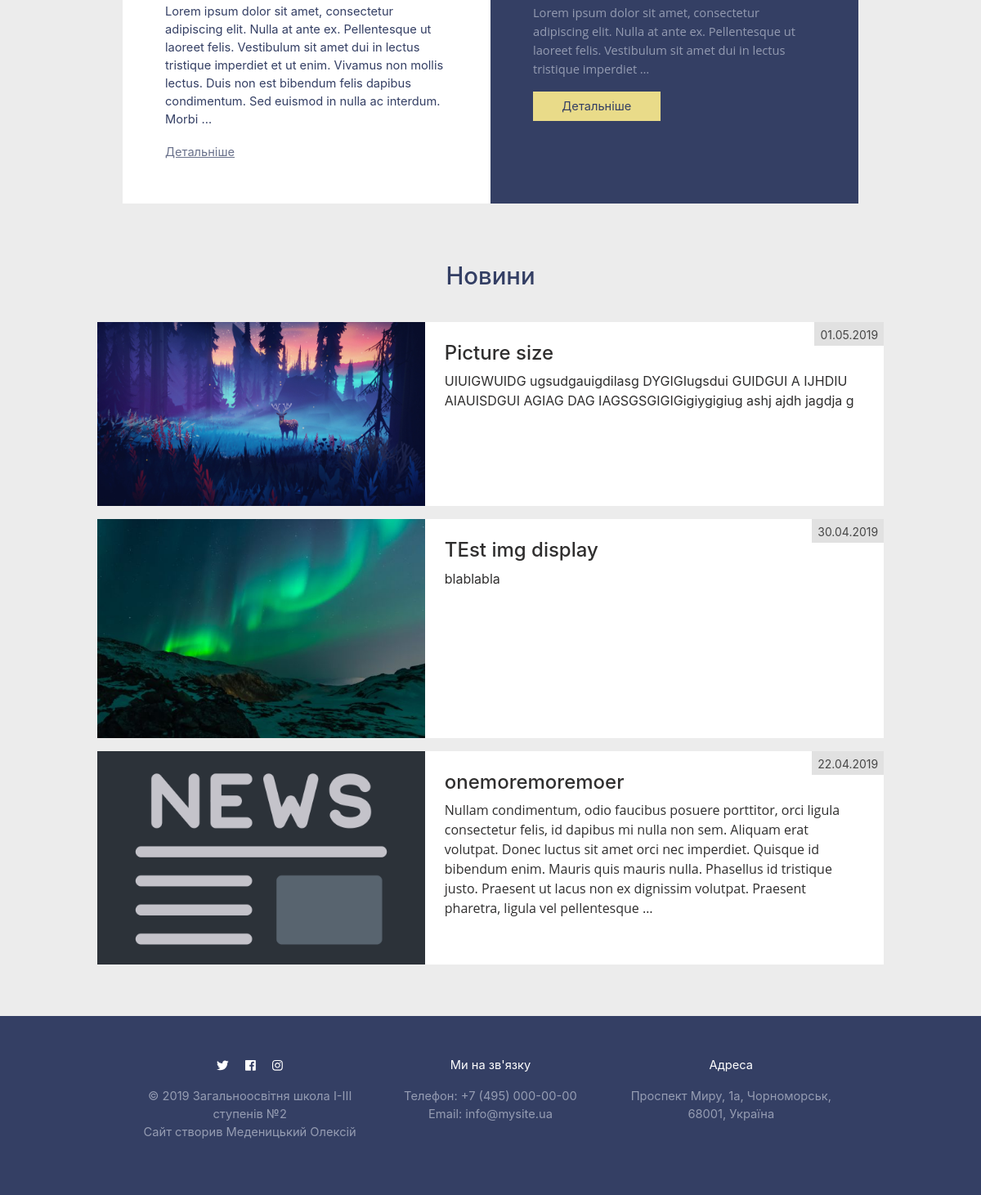
The app's page / (lower part), older data.
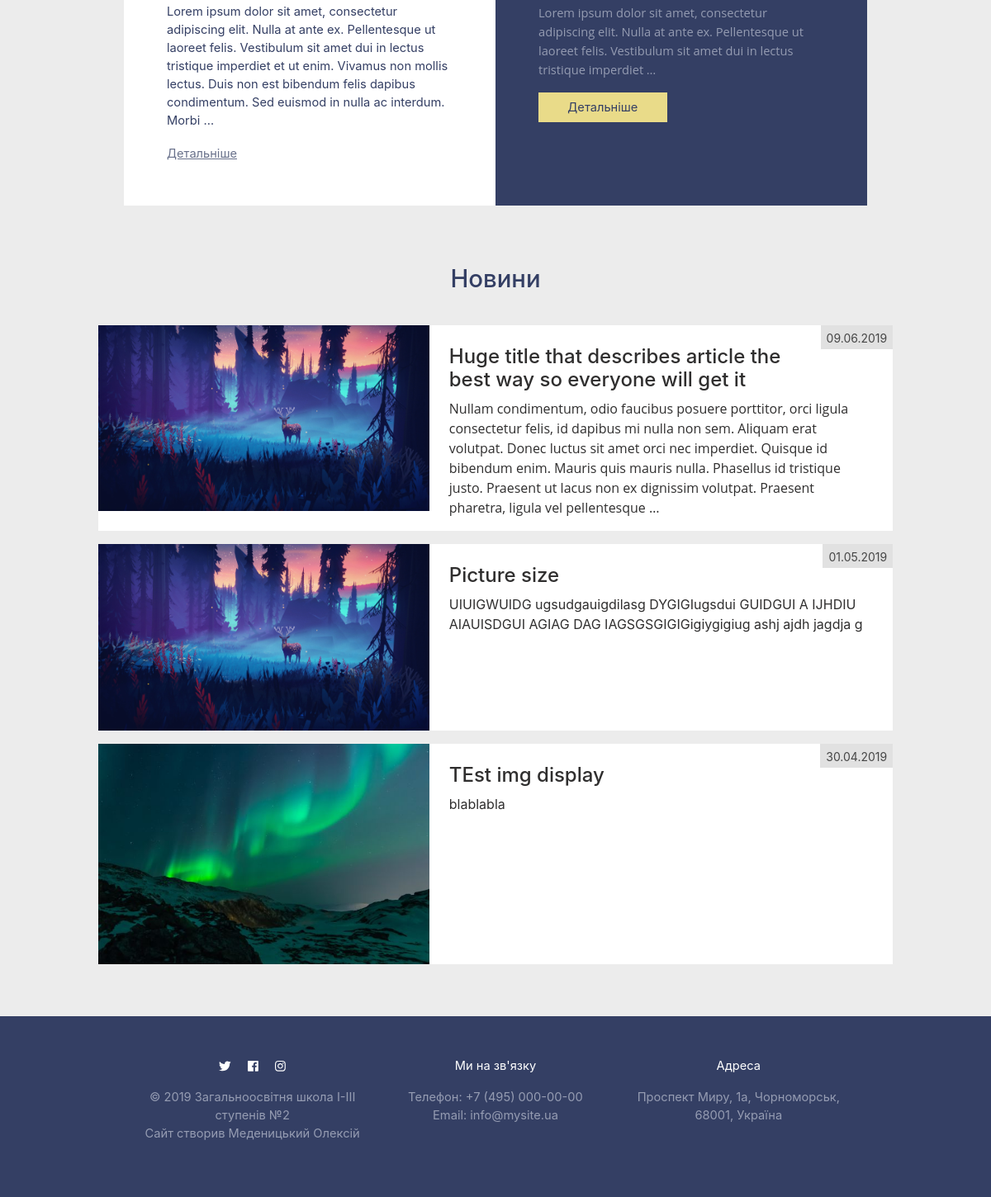
The same page, newer data.
### core/models.py (models this page shows, shortened)
class About(models.Model):
	welcome = 'welcome'
	history = 'history'
	TYPES = (
		(welcome, "welcome"),
		(history, "history"),
		)
	post_type = models.CharField(max_length=25, choices=TYPES, default=welcome)
	title = models.CharField(max_length=300)
	image = models.ImageField(default=None, upload_to='about_pics', blank=True)
	content = models.TextField()

class Event(models.Model):
	title = models.CharField(max_length=300)
	image = models.ImageField(blank=True, upload_to='event_pics')
	content = models.TextField()
	date_posted = models.DateTimeField(default=timezone.now)

class News(models.Model):
	title = models.CharField(max_length=300)
	image = models.ImageField(default='news_pics/default.png', upload_to='news_pics')
	content = models.TextField()
	date_posted = models.DateTimeField(default=timezone.now)

### core/views.py (the view)
# urls.py: path('', views.home, name='core-home'),
def home(request):
	news_list = News.objects.all().order_by('-date_posted')
	paginator = Paginator(news_list, 3)
	page = request.GET.get('page')
	pNews = paginator.get_page(page)
	event_list = Event.objects.all().order_by('-date_posted')
	paginator = Paginator(event_list, 2)
	pEvent = paginator.get_page(page)
	background_list = Background.objects.filter(page='home')
	try:
		background_home = background_list[0].image
	except:
		background_home = None
	context = {
		'events': pEvent,
		'about': About.objects.filter(post_type="welcome"),
		'news': pNews,
		'title': 'Home',
		'changebg': True,
		'background_home': background_home,
	}
	return render(request, 'core/home.html', context)

### core/templates/core/home.html (shortened to what this page needs)
{% extends 'core/base.html' %}
{% block content %}
	<div class="container-fluid content-margin">
	<div class="row justify-content-center no-gutters">
		{% if events %}
		<div class="col-md-10">
			<div class=" mb-3 bg-white">
		{% else %}
		<div class="col-md-11">
			<div class=" mb-3 bg-white shadow">
		{% endif %}
				<div class=" row no-gutters">
				{% if events %}
					<div class="col-md-6">
						<div class="p-5">
						<div class="p-1 welcome-panel">
						{% for welcome in about %}
							<div class="row no-gutters">
								<div class="col-md-12">
									<span class="welcome-preview"><p>{{ welcome.content|safe|truncatewords_html:"45" }}</p></span>
									<div class="grey-link">
										<a href="{% url 'core-about' %}" class="welcome-preview"><u>Детальніше</u></a>
									</div>
								</div>
							</div>
						{% endfor %}
						</div>
						</div>
					</div>
				{% endif %}
				{% if events %}
					<div class="col-md-6 event-panel">
						<div class="p-5">
						<div class="p-1">
							<div class="row no-gutters">
								{% for post in events %}
									<div class="col-lg-12 event-preview">
										<span class="event-text"><p>{{ post.content|safe|truncatewords_html:"24" }}</p></span><p></p>
										<a href="{% url 'event-detail' post.id %}" >
											<button class="btn rounded-0 event-more-btn" >Детальніше</button>
										</a>
										<br>
										<br>
									</div>
								{% endfor %}
							</div>
						</div>
						</div>
					</div>
				{% endif %}
				</div>
			</div>
		</div>
	</div>
	</div>
	<div class="container-fluid ">
	<div class="row row-news justify-content-center">
		<div class="col-md-12">
			<h2 align="center" class="section-title">Новини</h2><br>
		</div>
		<div class="col-md-11">
			{% for post in news %}
				<div class="  p-0 mb-3 bg-white news-preview">
					<a href="{% url 'news-detail' post.id %}">
					<div class="row no-gutters">
						<div class="col-md-5">
							<img src="{{ post.image.url }}" width=100%><br>
						</div>
						<div class="col-md-7">
							<span class="news-preview-date float-right">{{ post.date_posted|date:"d.m.Y" }}</span>
							<div class="pt-4 pr-4 pl-4 pb-3">
								<h4><span class="preview-link-highlight">{{ post.title }}</span></h4>
								<p class="mb-0">{{ post.content|safe|truncatewords_html:"50" }}</p>
							</div>
						</div>
					</div>
					</a>
				</div>
			{% endfor %}
		</div>
	</div>
	</div>
{% endblock content %}

Row changes from the older to the newer data that the page shows:
no longer on this page (row unchanged): News: image (placeholder picture), date_posted "22.04.2019", title "onemoremoremoer", content "Nullam condimentum, odio faucibus posuere porttitor, orci ligula consectetur felis, id dapibus mi nulla non sem. Aliquam erat volutpat. Donec luctus sit amet orci nec imperdiet. Quisque id bibendum enim. Mauris quis mauris nulla. Phasellus id tristique justo. Praesent ut lacus non ex dignissim volutpat. Praesent pharetra, ligula vel pellentesque …"
added News: image (picture), date_posted "09.06.2019", title "Huge title that describes article the best way so everyone will get it", content "Nullam condimentum, odio faucibus posuere porttitor, orci ligula consectetur felis, id dapibus mi nulla non sem. Aliquam erat volutpat. Donec luctus sit amet orci nec imperdiet. Quisque id bibendum enim. Mauris quis mauris nulla. Phasellus id tristique justo. Praesent ut lacus non ex dignissim volutpat. Praesent pharetra, ligula vel pellentesque …"
